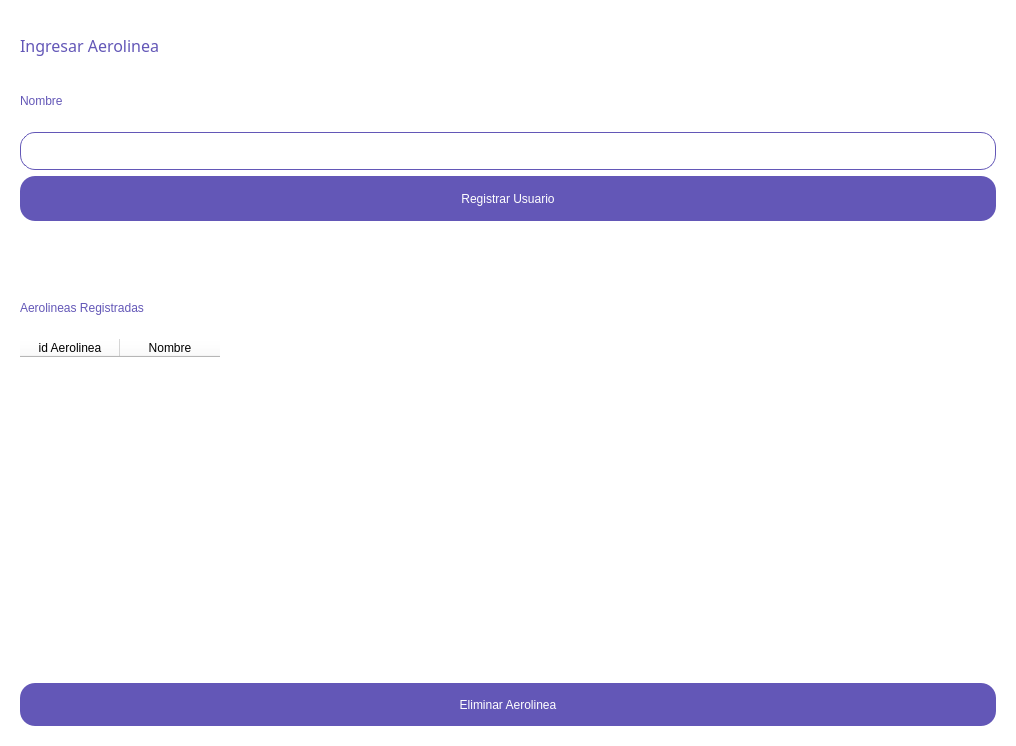
<?xml version="1.0" encoding="UTF-8"?>
<ui version="4.0">
 <class>Form</class>
 <widget class="QWidget" name="Form">
  <property name="geometry">
   <rect>
    <x>0</x>
    <y>0</y>
    <width>1016</width>
    <height>746</height>
   </rect>
  </property>
  <property name="windowTitle">
   <string>Form</string>
  </property>
  <property name="styleSheet">
   <string notr="true">
QWidget
{
    background-color: white;
    border-radius: 20px;
}

QPushButton
{
    color: white;
    background-color: #6357B7;
    border-radius: 15px;
    font: 14pt &quot;Bahnschrift&quot;;
}

QPushButton:Pressed
{
    background-color: #C397E4;
}

QPushButton:disabled
{
    color: #6357B7;
    background-color: white;
    border-radius: 0px;
}

QLineEdit
{
    color: #6357B7;
    background-color: white;
    border : 2px solid #6357B7;
    border-radius: 15px;
    font: 10pt &quot;Bahnschrift&quot;;
    border: 1px solid #6357B7;
    padding: 10px;
}

QLabel
{
    background-color: transparent;
    color: #6357B7;
    font: 12pt &quot;Bahnschrift&quot;;
}

QComboBox
{
    border: 1px solid #6357B7;
    border-radius: 5px;
    padding: 1px 18px 1px 3px;
    min-width: 10px;
}

QTableWidget
{
	 color: #6357B7;
   	 font: 12pt &quot;Bahnschrift&quot;;
}</string>
  </property>
  <layout class="QHBoxLayout" name="horizontalLayout">
   <item>
    <widget class="QWidget" name="widget" native="true">
     <property name="minimumSize">
      <size>
       <width>465</width>
       <height>0</height>
      </size>
     </property>
     <layout class="QVBoxLayout" name="verticalLayout">
      <item>
       <widget class="QLabel" name="label">
        <property name="minimumSize">
         <size>
          <width>0</width>
          <height>20</height>
         </size>
        </property>
        <property name="maximumSize">
         <size>
          <width>16777215</width>
          <height>50</height>
         </size>
        </property>
        <property name="font">
         <font>
          <family>Bahnschrift</family>
          <pointsize>12</pointsize>
          <weight>50</weight>
          <italic>false</italic>
          <bold>false</bold>
         </font>
        </property>
        <property name="text">
         <string>Ingresar Aerolinea</string>
        </property>
       </widget>
      </item>
      <item>
       <widget class="QLabel" name="label_4">
        <property name="minimumSize">
         <size>
          <width>0</width>
          <height>20</height>
         </size>
        </property>
        <property name="maximumSize">
         <size>
          <width>16777215</width>
          <height>50</height>
         </size>
        </property>
        <property name="text">
         <string>Nombre</string>
        </property>
       </widget>
      </item>
      <item>
       <widget class="QLineEdit" name="lineEdit_2">
        <property name="echoMode">
         <enum>QLineEdit::Normal</enum>
        </property>
        <property name="clearButtonEnabled">
         <bool>true</bool>
        </property>
       </widget>
      </item>
      <item>
       <widget class="QPushButton" name="pushButton">
        <property name="minimumSize">
         <size>
          <width>0</width>
          <height>45</height>
         </size>
        </property>
        <property name="text">
         <string>Registrar Usuario</string>
        </property>
       </widget>
      </item>
      <item>
       <widget class="QWidget" name="widget_2" native="true">
        <property name="maximumSize">
         <size>
          <width>16777215</width>
          <height>50</height>
         </size>
        </property>
       </widget>
      </item>
      <item>
       <widget class="QLabel" name="label_6">
        <property name="minimumSize">
         <size>
          <width>0</width>
          <height>20</height>
         </size>
        </property>
        <property name="maximumSize">
         <size>
          <width>16777215</width>
          <height>50</height>
         </size>
        </property>
        <property name="text">
         <string>Aerolineas Registradas</string>
        </property>
       </widget>
      </item>
      <item>
       <widget class="QTableWidget" name="tableWidget">
        <property name="sizePolicy">
         <sizepolicy hsizetype="Expanding" vsizetype="Preferred">
          <horstretch>0</horstretch>
          <verstretch>0</verstretch>
         </sizepolicy>
        </property>
        <property name="minimumSize">
         <size>
          <width>0</width>
          <height>68</height>
         </size>
        </property>
        <property name="alternatingRowColors">
         <bool>true</bool>
        </property>
        <property name="selectionMode">
         <enum>QAbstractItemView::SingleSelection</enum>
        </property>
        <property name="selectionBehavior">
         <enum>QAbstractItemView::SelectRows</enum>
        </property>
        <column>
         <property name="text">
          <string>id Aerolinea</string>
         </property>
        </column>
        <column>
         <property name="text">
          <string>Nombre</string>
         </property>
        </column>
       </widget>
      </item>
      <item>
       <widget class="QPushButton" name="pushButton_2">
        <property name="minimumSize">
         <size>
          <width>0</width>
          <height>43</height>
         </size>
        </property>
        <property name="text">
         <string>Eliminar Aerolinea</string>
        </property>
       </widget>
      </item>
     </layout>
    </widget>
   </item>
  </layout>
 </widget>
 <resources/>
 <connections/>
</ui>
